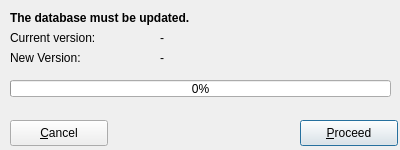
<ui version="4.0" >
 <class>dbupdatefrm</class>
 <widget class="QDialog" name="dbupdatefrm" >
  <property name="geometry" >
   <rect>
    <x>0</x>
    <y>0</y>
    <width>400</width>
    <height>150</height>
   </rect>
  </property>
  <property name="windowTitle" >
   <string>Database update...</string>
  </property>
  <property name="windowIcon" >
   <iconset resource="../resources/images/first4.qrc" >
    <normaloff>:/package_utilities.png</normaloff>:/package_utilities.png</iconset>
  </property>
  <widget class="QPushButton" name="btnproceed" >
   <property name="geometry" >
    <rect>
     <x>300</x>
     <y>120</y>
     <width>98</width>
     <height>26</height>
    </rect>
   </property>
   <property name="text" >
    <string>&amp;Proceed</string>
   </property>
  </widget>
  <widget class="QPushButton" name="btncancel" >
   <property name="geometry" >
    <rect>
     <x>10</x>
     <y>120</y>
     <width>98</width>
     <height>26</height>
    </rect>
   </property>
   <property name="text" >
    <string>&amp;Cancel</string>
   </property>
  </widget>
  <widget class="QLabel" name="label" >
   <property name="geometry" >
    <rect>
     <x>10</x>
     <y>10</y>
     <width>371</width>
     <height>16</height>
    </rect>
   </property>
   <property name="font" >
    <font>
     <weight>75</weight>
     <bold>true</bold>
    </font>
   </property>
   <property name="text" >
    <string>The database must be updated.</string>
   </property>
  </widget>
  <widget class="QLabel" name="label_2" >
   <property name="geometry" >
    <rect>
     <x>10</x>
     <y>30</y>
     <width>141</width>
     <height>16</height>
    </rect>
   </property>
   <property name="text" >
    <string>Current version:</string>
   </property>
  </widget>
  <widget class="QLabel" name="label_3" >
   <property name="geometry" >
    <rect>
     <x>10</x>
     <y>50</y>
     <width>141</width>
     <height>16</height>
    </rect>
   </property>
   <property name="text" >
    <string>New Version:</string>
   </property>
  </widget>
  <widget class="QLabel" name="lblnewversion" >
   <property name="geometry" >
    <rect>
     <x>160</x>
     <y>50</y>
     <width>91</width>
     <height>16</height>
    </rect>
   </property>
   <property name="text" >
    <string>-</string>
   </property>
  </widget>
  <widget class="QLabel" name="lblcurrentversion" >
   <property name="geometry" >
    <rect>
     <x>160</x>
     <y>30</y>
     <width>91</width>
     <height>16</height>
    </rect>
   </property>
   <property name="text" >
    <string>-</string>
   </property>
  </widget>
  <widget class="QProgressBar" name="progbar" >
   <property name="geometry" >
    <rect>
     <x>10</x>
     <y>80</y>
     <width>381</width>
     <height>17</height>
    </rect>
   </property>
   <property name="value" >
    <number>0</number>
   </property>
  </widget>
 </widget>
 <tabstops>
  <tabstop>btnproceed</tabstop>
  <tabstop>btncancel</tabstop>
 </tabstops>
 <resources>
  <include location="../resources/images/first4.qrc" />
 </resources>
 <connections/>
</ui>
